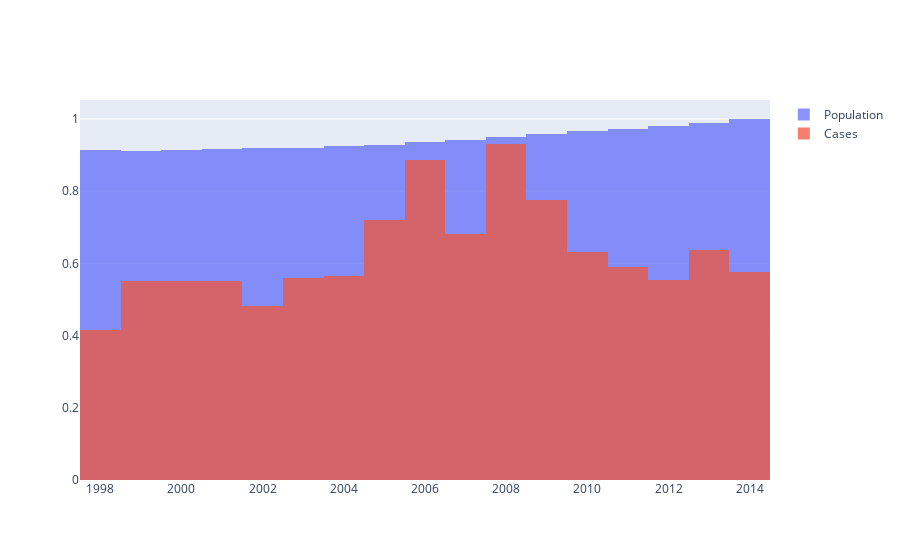

Notebook code for this chart:
### Code cell
hist_by_years(sweden_shootings_years)

### Figure 1 — Plotly figure (JSON) as saved in the notebook; plotly's stock layout.template omitted (floating-point values rounded to 4 significant figures)
{"data": [{"histfunc": "sum", "name": "Population", "opacity": 0.75, "type": "histogram", "x": [1998, 1999, 2000, 2001, 2002, 2003, 2004, 2005, 2006, 2007, 2008, 2009, 2010, 2011, 2012, 2013, 2014], "xbins": {"size": 1}, "y": [0.9139, 0.9123, 0.9145, 0.9172, 0.9191, 0.9208, 0.9245, 0.9282, 0.9349, 0.9421, 0.9496, 0.9583, 0.966, 0.9729, 0.9804, 0.9895, 1]}, {"histfunc": "sum", "name": "Cases", "opacity": 0.75, "type": "histogram", "x": [1998, 1999, 2000, 2001, 2002, 2003, 2004, 2005, 2006, 2007, 2008, 2009, 2010, 2011, 2012, 2013, 2014], "xbins": {"size": 1}, "y": [0.4167, 0.5502, 0.5502, 0.5502, 0.481, 0.5586, 0.5655, 0.7207, 0.8862, 0.6828, 0.931, 0.7759, 0.631, 0.5897, 0.5552, 0.6379, 0.5759]}], "layout": {"barmode": "overlay"}}
